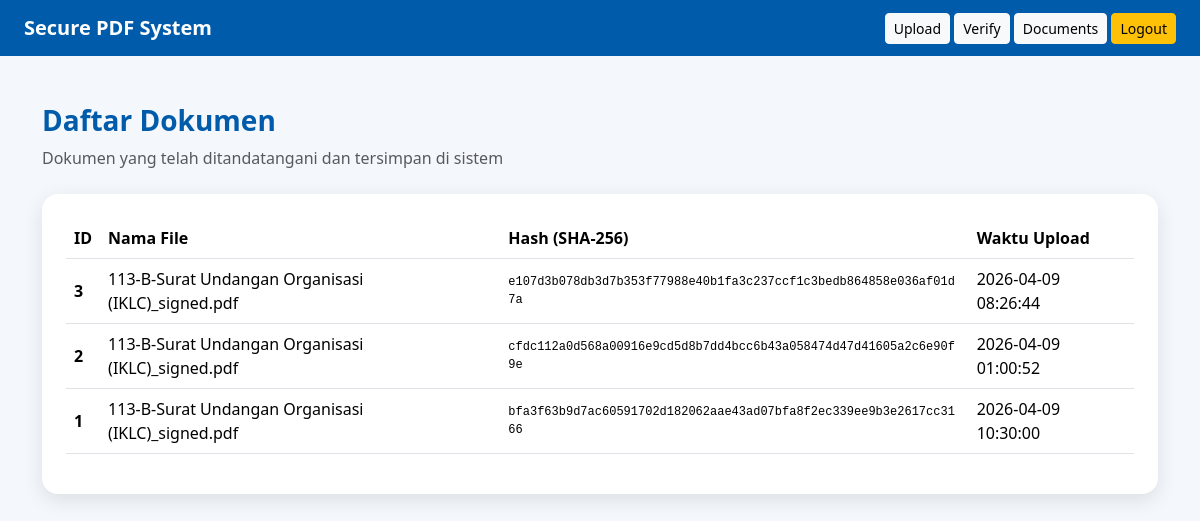
Page /documents (signed in) on the committed database.
### tables this page shows
CREATE TABLE documents (
            id INTEGER PRIMARY KEY AUTOINCREMENT,
            filename TEXT,
            upload_time TEXT,
            file_hash TEXT,
            doc_id TEXT
        );

### app.py (the view)
@app.route('/documents')
def list_documents():
    if not session.get('logged_in'):
        return redirect(url_for('login'))
    conn = sqlite3.connect('database.db')
    c = conn.cursor()
    c.execute("SELECT id, filename, file_hash, upload_time FROM documents ORDER BY id DESC")
    documents = c.fetchall()
    conn.close()
    return render_template('documents.html', documents=documents)

### templates/documents.html (shortened to what this page needs)
<!DOCTYPE html>
<html>
<head>
    <link href="https://cdn.jsdelivr.net/npm/bootstrap@5.3.2/dist/css/bootstrap.min.css" rel="stylesheet">
</head>
<body>
<nav class="navbar navbar-custom navbar-dark px-4">
    <span class="navbar-brand fw-bold">Secure PDF System</span>
    <div>
        <a href="/upload" class="btn btn-light btn-sm">Upload</a>
        <a href="/verify" class="btn btn-light btn-sm">Verify</a>
        <a href="/documents" class="btn btn-light btn-sm">Documents</a>
        <a href="/logout" class="btn btn-warning btn-sm">Logout</a>
    </div>
</nav>
<div class="container mt-5">
    <div class="mb-4">
        <h3 class="section-title">Daftar Dokumen</h3>
        <p class="text-muted">Dokumen yang telah ditandatangani dan tersimpan di sistem</p>
    </div>
    <div class="card p-4">
        {% if documents %}
        <div class="table-responsive">
            <table class="table table-hover align-middle">
                <thead>
                    <tr>
                        <th>ID</th>
                        <th>Nama File</th>
                        <th>Hash (SHA-256)</th>
                        <th>Waktu Upload</th>
                    </tr>
                </thead>
                <tbody>
                    {% for doc in documents %}
                    <tr>
                        <td><b>{{ doc[0] }}</b></td>
                        <td>{{ doc[1] }}</td>
                        <td class="hash-cell">{{ doc[2] }}</td>
                        <td>{{ doc[3] }}</td>
                    </tr>
                    {% endfor %}
                </tbody>
            </table>
        </div>
        {% else %}
        <div class="empty-box">
            <h5>Belum ada dokumen</h5>
            <p>Upload dokumen terlebih dahulu untuk mulai menggunakan sistem</p>
            <a href="/upload" class="btn btn-primary btn-sm mt-2">Upload Sekarang</a>
        </div>
        {% endif %}
    </div>
</div>
</body>
</html>

### templates/documents.html (style rules this page uses)
body { background-color: #f4f7fb; font-family: 'Segoe UI', Tahoma, Geneva, Verdana, sans-serif; }
.navbar-custom { background-color: #005baa; }
.card { border-radius: 16px; box-shadow: 0 6px 20px rgba(0,0,0,0.1); border: none; }
.section-title { color: #005baa; font-weight: 600; }
.table thead { background-color: #005baa; color: white; }
.hash-cell { font-family: monospace; font-size: 12px; word-break: break-all; }

### rows in the picture
documents: id "3", filename "113-B-Surat Undangan Organisasi (IKLC)_signed.pdf", file_hash "e107d3b078db3d7b353f77988e40b1fa3c237ccf1c3bedb864858e036af01d7a", upload_time "2026-04-09 08:26:44"
documents: id "2", filename "113-B-Surat Undangan Organisasi (IKLC)_signed.pdf", file_hash "cfdc112a0d568a00916e9cd5d8b7dd4bcc6b43a058474d47d41605a2c6e90f9e", upload_time "2026-04-09 01:00:52"
documents: id "1", filename "113-B-Surat Undangan Organisasi (IKLC)_signed.pdf", file_hash "bfa3f63b9d7ac60591702d182062aae43ad07bfa8f2ec339ee9b3e2617cc3166", upload_time "2026-04-09 10:30:00"
